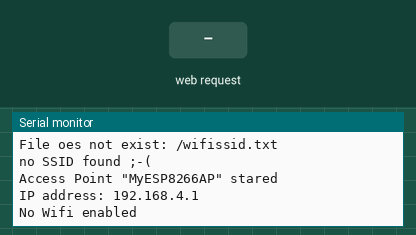
Simulated run of this sketch. Board: ESP8266 (NodeMCU). Shown: the last lines printed to the serial monitor. The test bench sets the inputs (shaded band). Storage starts empty.

Above: at 2.7 s.
2.8 s: HTTP request GET /action_page received
At 4.1 s:
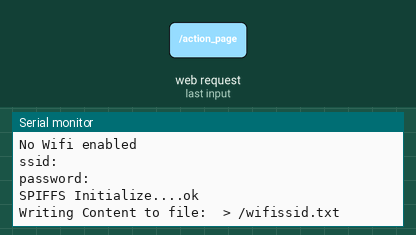
4.3 s: HTTP request GET /action_page?ssidInput=1 received
At 5.8 s:
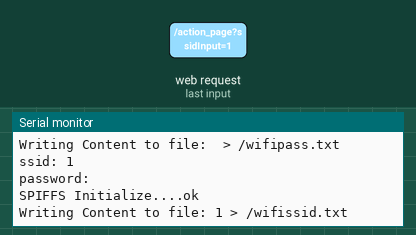

Measured:
- after the input at 2.8 s, the serial monitor: prints a new line at once (image 1)
- after the input at 4.3 s, the serial monitor: prints a new line after 0.56 s (image 2)

The sketch:

spi_webserver.ino
```cpp
boolean debug = true;
const char* WIFI_ssid_file = "/wifissid.txt";
const char* WIFI_password_file = "/wifipass.txt";
String WIFISSID;
String WIFIPASS;
boolean WIFIENABLED;
boolean WIFISETUP;

#include <ESP8266WiFi.h>
#include <ESP8266WebServer.h>
#include <stdio.h>
#include "readWriteFile.h"
#include "mainPage.h"
#include "webserver.h"
#include "wifiSetup.h"

void setup() {
  if (debug) {
    Serial.begin(115200);
    Serial.println("Staring Up");
  }
  delay(1000);
  setupWifi();
  if (!WIFIENABLED) {
    WIFISETUP = true;
    Serial.println("No Wifi enabled");
    server.on("/", handleRoot);
    server.on("/action_page", handleForm);
    server.begin();
  }
}

void loop() {
  //if (WIFISETUP) {
    server.handleClient();
  /*} else {
    Serial.println("End Loop");
    delay(1000);
  }*/
}
```

mainPage.h
```cpp
const char MAIN_page[] PROGMEM = R"(
<!DOCTYPE html>
<html>
<body>
<h2>Circuits4you<h2>
<h3> HTML Form ESP8266</h3>
<form action="/action_page">
  Wifi SSID:<br>
  <input type="text" name="ssidInput" value="ssid">
  <br>
  Wifi Password:<br>
  <input type="text" name="passwordInput" value="password">
  <br><br>
  <input type="submit" value="Submit">
</form>
</body>
</html>
)";
```

readWriteFile.h
```cpp
#include <FS.h>
struct file_content {
  char* file;
  boolean success;
};

void setupSPI() {
  if (SPIFFS.begin()) {
    Serial.println("SPIFFS Initialize....ok");
    delay(500);
  }
  else {
    Serial.println("SPIFFS Initialization...failed");
    delay(500);
  }
}

struct file_content read_from_file(const char* file) {
  setupSPI();
  char content [512] = {'\0'};
  boolean success = false;
  if (SPIFFS.exists(file)) {
    File f = SPIFFS.open(file, "r");
    if (!f) {
      Serial.println("file open failed");
    } else {
      uint16_t i = 0;
      while (f.available()) {
        content [i] = f.read();
        i++;
      }
      content [i] = '\0';
      success = true;
      Serial.print("Read file: "); Serial.println(file);
      Serial.print("Read file content: "); Serial.println(content);
    }
    f.close();

  } else {
    Serial.println("File oes not exist: " + String(file));
  }
  SPIFFS.end();
  struct file_content fileInstance;
  fileInstance.success = success;
  fileInstance.file = content;
  return fileInstance;
}

boolean write_to_file(String content, const char* file) {
  boolean success = false;
  setupSPI();
  File f = SPIFFS.open(file, "w");
  if (!f) {
    Serial.println("file open failed");
  } else {
    f.print(content);
    f.close();
    success = true;
    Serial.println("Writing Content to file: " + content + " > " + String(file));
  }
  SPIFFS.end();
  return success;
}
```

webserver.h
```cpp
ESP8266WebServer server(80);

void setupApMode() {
  const char *ssid = "MyESP8266AP";
  const char *password = "testpassword";
  WiFi.softAP(ssid, password);             // Start the access point
  Serial.println("Access Point \"" + String(ssid) + "\" stared");
  Serial.print("IP address: ");
  Serial.println(WiFi.softAPIP());
}

void handleRoot() {
  server.send(200, "text/html", MAIN_page, sizeof(MAIN_page));
}

void handleForm() {
  String ssidWeb = server.arg("ssidInput");
  String passwordWeb = server.arg("passwordInput");

  Serial.println("ssid: " + ssidWeb);
  Serial.println("password: " + passwordWeb);
  if (!write_to_file(ssidWeb, WIFI_ssid_file)) {
    Serial.println("Something went wrong while writing SSID to file");
  }
  delay(1000);
  if (!write_to_file(passwordWeb, WIFI_password_file)) {
    Serial.println("Something went wrong while writing Passwordto file");
  }
  String s = "<a href='/'> Go Back </a>";
  server.send(200, "text/html", s); //Send web page
}
```

wifiSetup.h
```cpp
void setupWifi() {
  struct file_content file_ssid = read_from_file(WIFI_ssid_file);
  if (file_ssid.success) {
    Serial.println("SSID Found of filesystem.");
    WIFISSID = String(file_ssid.file);
    struct file_content file_pass = read_from_file(WIFI_password_file);
    if (file_pass.success) {
      Serial.println("Wifi Pass found try to connect");
      WIFIENABLED = true;
      WIFIPASS = String(file_pass.file);
      Serial.print("We got SSID and Pass ");Serial.print(WIFISSID);Serial.print(" ");Serial.print(WIFIPASS);
    } else {
      Serial.println("No Pass found for SSID " + WIFISSID + " Continuing without Wifi");
      WIFIENABLED = false;
    }
  } else {
    Serial.println("no SSID found ;-(");
    WIFIENABLED = false;
  }
  if (!WIFIENABLED) {
    setupApMode();
    server.on("/", handleRoot);
    server.begin();
  }
}
```
